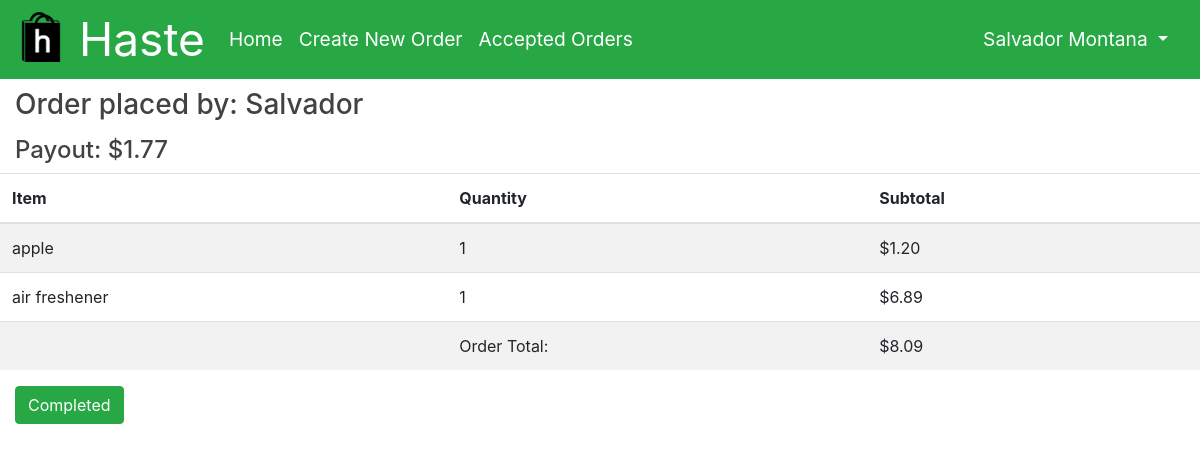
The page /order/7 (signed in) on the database its author committed.
### app/models.py (models this page shows, shortened)
class User(UserMixin, db.Model):
    id = db.Column(db.Integer, primary_key=True)
    phone = db.Column(db.String(10), index=True, unique=True)
    email = db.Column(db.String(128), index=True, unique=True)
    password_hash = db.Column(db.String(128))
    first_name = db.Column(db.String(48))
    last_name = db.Column(db.String(48))
    school = db.Column(db.String(128), index=True)
    orders = db.relationship('Order', foreign_keys='[Order.placed_by]', backref='author', lazy='dynamic', cascade="save-update")
    completed_orders = db.relationship('Order', foreign_keys='[Order.accepted_by]', backref='shopper', lazy='dynamic', cascade="save-update")
    balance = db.Column(db.Float, default=0)

class Content(db.Model):
    order_id = db.Column(db.Integer, db.ForeignKey('order.id'), primary_key=True)
    item_id = db.Column(db.Integer, db.ForeignKey('item.id'), primary_key=True)
    quantity = db.Column(db.Integer, default=1)

class Item(db.Model):
    id = db.Column(db.Integer, unique=True, primary_key=True)
    name = db.Column(db.String(128), unique=True, index=True)
    price = db.Column(db.Float)
    in_content = db.relationship('Content', backref='item', lazy='dynamic')

### app/main/routes.py (the view, shortened to what this page needs)
@bp.route('/order/<int:id>', methods=['GET', 'POST'])
@login_required
def order(id):
    order = Order.query.filter_by(id=id).first_or_404()
    items = db.engine.execute("SELECT item.name, item.price, quantity FROM content JOIN item ON content.item_id=item.id WHERE content.order_id=:val", {'val': order.id})
    user = User.query.filter_by(id=order.placed_by).first()
    sum = get_total_price(order)
    payout = get_payout(sum)
    return render_template('order.html', order=order, payout=payout, user=user, items = items, sum=sum)

### app/main/routes.py (called while the page is built)
def get_total_price(order):
    price = db.engine.execute("SELECT ROUND(SUM(content.quantity * item.price), 2) as sum FROM content JOIN item ON content.item_id=item.id WHERE order_id=:val", {'val': order.id})
    sum = 0
    for row in price:
        sum = row['sum']
    return sum

def get_payout(total):
    return total*.0335 + 1.5

### app/models.py (called while the page is built)
@login.user_loader
def load_user(id):
    return User.query.get(int(id))

### app/templates/order.html
{% extends "base.html" %}
{% block content %}
<div class="container-fluid">
    <div class="row">
        <div class="col">
            <h3>Order placed by: {{ order.author.first_name }}</h3>
            <h4>Payout: {{ "$%.2f"|format(payout) }}</h3>
        </div>
    </div>
</div>
<table class="table table-striped">
    <thead>
        <tr>
            <th scope="col">Item</th>
            <th scope="col">Quantity</th>
            <th scope="col">Subtotal</th>
        </tr>
    </thead>
    <tbody>
        {% for item in items %}
        <tr>
            <td scope="row">{{ item[0] }}</td>
            <td scope="row">{{ item[2] }}</td>
            <td scope="row">{{ "$%.2f"|format(item[1]*item[2]) }}</td>
        </tr>
        {% endfor %}
        <tr>
            <td></td>
            <td>Order Total:</td>
            <td>${{ sum }}</td>
    </tbody>
</table>
<div class="col-md-4 m-*-auto">
    {% if order.accepted_by==None %}
    <form method="POST">
        <input type=hidden name="order_id" value="{{ order.id }}">
        <button type="submit" class="btn btn-success">Accept Order</button>
    </form>
    {% else %}
    <a href="{{ url_for('main.complete_order', id=order.id) }}" class="btn btn-success">Completed</a>
    {% endif %}
</div>
{% endblock %}

### app/templates/base.html (shortened to what this page needs)
<!DOCTYPE html>
<html>
<head>
    <link href="https://stackpath.bootstrapcdn.com/bootstrap/4.1.3/css/bootstrap.min.css" rel="stylesheet">
    <link rel="stylesheet" type="text/css" href= "{{ url_for('static',filename='styles.css') }}">
</head>
<body>
    <nav class="navbar navbar-expand-lg navbar-dark bg-success">
        <a class="navbar-brand" href="{{ url_for('main.home') }}">
            <img src="{{ url_for('static',filename='logo.png') }}" width="50" height="50" alt="">
            Haste
        </a>
        <div class="collapse navbar-collapse" id="navbarSupportedContent">
            <ul class="navbar-nav mr-auto">
                <li class="nav-item active">
                    <a class="nav-link" href="{{ url_for('main.home') }}">Home<span class="sr-only">(current)</span></a>
                </li>
                <li class="nav-item active">
                    <a class="nav-link" href="{{ url_for('main.new_order') }}">Create New Order<span class="sr-only">(current)</span></a>
                </li>
                <li class="nav-item active">
                        <a class="nav-link" href="{{ url_for('main.accepted_orders') }}">Accepted Orders<span class="sr-only">(current)</span></a>
                </li>
            </ul>
            <div class="nav-item dropdown">
                <a class="nav-link dropdown-toggle text-white" href="#" id="navbarDropdown" role="button" data-toggle="dropdown" aria-haspopup="true" aria-expanded="false">
                    {{ current_user.first_name }} {{ current_user.last_name }}
                </a>
            </div>
        </div>
    </nav>
    {% block content %}{% endblock %}
</body>

### app/static/styles.css (style rules this page uses)
.btn-success { color: white !important; }
h1, h2, h3, h4, h5, h6 { color: #424242; padding-top: .3em; }
.navbar { padding: 0 1rem; font-size: 1.2rem; }
.navbar-brand { font-size: 2.4em !important; }
nav img { position: relative !important; bottom: 6px !important; }

### rows shown on the page
User: first_name "Salvador", last_name "Montana", author.first_name "Salvador"
Content: name "apple", quantity "1"
Item: item[1]*item[2] "$1.20"
Content: name "air freshener", quantity "1"
Item: item[1]*item[2] "$6.89"

### other values the page prints
{{ "$%.2f"|format(payout) }} "$1.77"
{{ sum }} "8.09"
